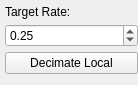
                         <widget class="QWidget" name="page_14">
                          <property name="geometry">
                           <rect>
                            <x>0</x>
                            <y>0</y>
                            <width>138</width>
                            <height>85</height>
                           </rect>
                          </property>
                          <attribute name="label">
                           <string>Decimation</string>
                          </attribute>
                          <attribute name="toolTip">
                           <string>Decimation (Local)</string>
                          </attribute>
                          <layout class="QVBoxLayout" name="verticalLayout_23">
                           <property name="spacing">
                            <number>5</number>
                           </property>
                           <property name="leftMargin">
                            <number>5</number>
                           </property>
                           <property name="topMargin">
                            <number>5</number>
                           </property>
                           <property name="rightMargin">
                            <number>0</number>
                           </property>
                           <property name="bottomMargin">
                            <number>5</number>
                           </property>
                           <item>
                            <widget class="QLabel" name="label_21">
                             <property name="text">
                              <string>Target Rate:</string>
                             </property>
                            </widget>
                           </item>
                           <item>
                            <widget class="QDoubleSpinBox" name="dsbTargetRateL">
                             <property name="maximum">
                              <double>1.000000000000000</double>
                             </property>
                             <property name="singleStep">
                              <double>0.100000000000000</double>
                             </property>
                             <property name="value">
                              <double>0.250000000000000</double>
                             </property>
                            </widget>
                           </item>
                           <item>
                            <widget class="QPushButton" name="btnDecimateL">
                             <property name="text">
                              <string>Decimate Local</string>
                             </property>
                            </widget>
                           </item>
                           <item>
                            <spacer name="verticalSpacer_9">
                             <property name="orientation">
                              <enum>Qt::Vertical</enum>
                             </property>
                             <property name="sizeHint" stdset="0">
                              <size>
                               <width>20</width>
                               <height>40</height>
                              </size>
                             </property>
                            </spacer>
                           </item>
                          </layout>
                         </widget>
